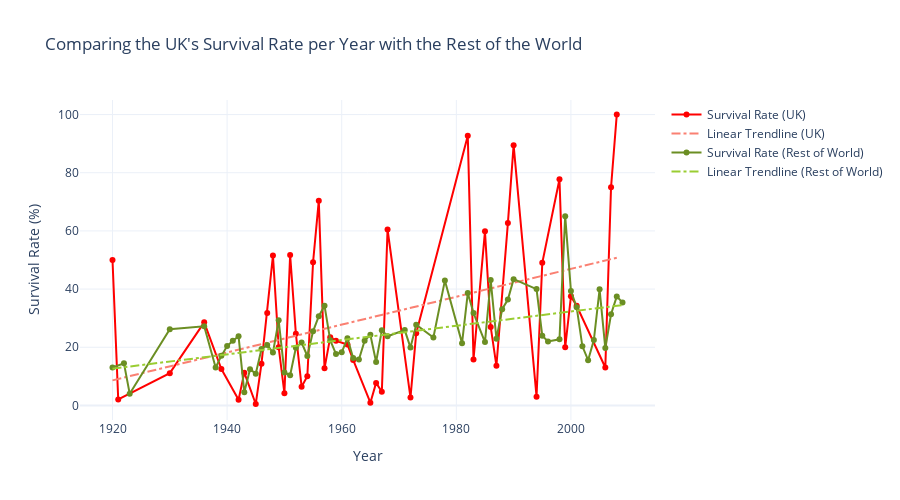

Notebook source saved alongside this figure:
### Markdown cell above
# A Note on Survival Rates

We can use a similar concept to the above plots to determine survival rates. Assessing survival rates in aviation crashes can be insightful into the effectiveness of safety measures introduced over time. We already know air crashes became much more frequent and deadly as the popularity of air travel heightened. By just looking at survival rates, we can examine if air travel has become safer despite more crashes. As I am based in the UK, I am specifically interested in the patterns seen in UK plane crashes, and comparing this to the rest of the world.

### Code cell
# ensure 'Year' is in datatime format
crashes['Year'] = pd.to_datetime(crashes['Year'], format='%Y')

# filter for just UK crashes
UK = crashes[(crashes['Country'] == 'United Kingdom')].copy()

# filter for all other countries
n_UK = crashes[(crashes['Country'] != 'United Kingdom')].copy()

# calculate survival rate per year for UK crashes
UK['Survivors'] = UK['Aboard'] - UK['Fatalities']
UK_survival_rate = UK.groupby(UK['Year'].dt.year).agg({'Survivors': 'sum', 'Aboard': 'sum'})
UK_survival_rate['Survival Rate (%)'] = (UK_survival_rate['Survivors'] / UK_survival_rate['Aboard']) * 100

# calculate survival rate per year for other countries crashes
n_UK['Survivors'] = n_UK['Aboard'] - n_UK['Fatalities']
n_UK_survival_rate = n_UK.groupby(n_UK['Year'].dt.year).agg({'Survivors': 'sum', 'Aboard': 'sum'})
n_UK_survival_rate['Survival Rate (%)'] = (n_UK_survival_rate['Survivors'] / n_UK_survival_rate['Aboard']) * 100

# merge both data frames on Year
merged_survival_rate = pd.merge(UK_survival_rate, n_UK_survival_rate, on = 'Year', suffixes=('_UK', '_Others'))

# filter out years with no survivors for UK crashes
merged_survival_rate_UK = merged_survival_rate[merged_survival_rate['Survivors_UK'] > 0]

# predict and fit linear regression for UK crashes
X_UK = merged_survival_rate_UK.index.values.reshape(-1, 1)
y_UK = merged_survival_rate_UK['Survival Rate (%)_UK'].values.reshape(-1, 1)
model_UK = LinearRegression().fit(X_UK, y_UK)
predicted_y_UK = model_UK.predict(X_UK)

# filter out years with no survivors for other countries crashes
merged_survival_rate_Others = merged_survival_rate[merged_survival_rate['Survivors_Others'] > 0]

# predict and fit linear regression for other countries crashes
X_Others = merged_survival_rate_Others.index.values.reshape(-1, 1)
y_Others = merged_survival_rate_Others['Survival Rate (%)_Others'].values.reshape(-1, 1)
model_Others = LinearRegression().fit(X_Others, y_Others)
predicted_y_Others = model_Others.predict(X_Others)

# create the traces for UK crashes
trace1_UK = go.Scatter(x=merged_survival_rate_UK.index, y=merged_survival_rate_UK['Survival Rate (%)_UK'],
                       mode='lines+markers', name='Survival Rate (UK)', line=dict(color='red'))
trace2_UK = go.Scatter(x=merged_survival_rate_UK.index, y=predicted_y_UK.flatten(),
                       mode='lines', line=dict(dash='dashdot', color='salmon'), name='Linear Trendline (UK)')

# create the traces for other countries crashes
trace1_Others = go.Scatter(x=merged_survival_rate_Others.index, y=merged_survival_rate_Others['Survival Rate (%)_Others'],
                           mode='lines+markers', name='Survival Rate (Rest of World)', line=dict(color='olivedrab'))
trace2_Others = go.Scatter(x=merged_survival_rate_Others.index, y=predicted_y_Others.flatten(),
                           mode='lines', line=dict(dash='dashdot', color='yellowgreen'), name='Linear Trendline (Rest of World)')

# create the layout
layout = go.Layout(title="Comparing the UK's Survival Rate per Year with the Rest of the World",
                   xaxis=dict(title='Year'),
                   yaxis=dict(title='Survival Rate (%)', range=[-5, 105]),
                   hovermode='closest',
                   width=900,
                   height=500)

# create figure
fig_survival_rate = go.Figure(data=[trace1_UK, trace2_UK, trace1_Others, trace2_Others], layout=layout)
fig_survival_rate.update_layout(template="plotly_white")

fig_survival_rate.show()

### Figure 1 — Plotly figure (JSON) as saved in the notebook; plotly's stock layout.template omitted (floating-point values rounded to 4 significant figures)
{"data": [{"line": {"color": "red"}, "mode": "lines+markers", "name": "Survival Rate (UK)", "type": "scatter", "x": [1920, 1921, 1930, 1936, 1939, 1942, 1943, 1945, 1946, 1947, 1948, 1949, 1950, 1951, 1952, 1953, 1954, 1955, 1956, 1957, 1958, 1959, 1961, 1962, 1965, 1966, 1967, 1968, 1972, 1973, 1982, 1983, 1985, 1986, 1987, 1989, 1990, 1994, 1995, 1998, 1999, 2000, 2001, 2006, 2007, 2008], "y": [50, 2.083, 11.11, 28.57, 12.5, 1.98, 11.28, 0.5063, 14.35, 31.82, 51.52, 20, 4.225, 51.72, 24.68, 6.452, 10.06, 49.23, 70.4, 12.75, 23.48, 22.22, 20.96, 15.65, 0.9615, 7.755, 4.688, 60.49, 2.721, 24.83, 92.68, 15.79, 59.85, 26.98, 13.64, 62.7, 89.47, 3.03, 49.02, 77.78, 20, 37.5, 34.29, 13.04, 75, 100]}, {"line": {"color": "salmon", "dash": "dashdot"}, "mode": "lines", "name": "Linear Trendline (UK)", "type": "scatter", "x": [1920, 1921, 1930, 1936, 1939, 1942, 1943, 1945, 1946, 1947, 1948, 1949, 1950, 1951, 1952, 1953, 1954, 1955, 1956, 1957, 1958, 1959, 1961, 1962, 1965, 1966, 1967, 1968, 1972, 1973, 1982, 1983, 1985, 1986, 1987, 1989, 1990, 1994, 1995, 1998, 1999, 2000, 2001, 2006, 2007, 2008], "y": [8.631, 9.11, 13.42, 16.3, 17.73, 19.17, 19.65, 20.61, 21.09, 21.57, 22.04, 22.52, 23.0, 23.48, 23.96, 24.44, 24.92, 25.4, 25.88, 26.36, 26.83, 27.31, 28.27, 28.75, 30.19, 30.67, 31.15, 31.62, 33.54, 34.02, 38.33, 38.81, 39.77, 40.25, 40.73, 41.68, 42.16, 44.08, 44.56, 46.0, 46.47, 46.95, 47.43, 49.83, 50.31, 50.79]}, {"line": {"color": "olivedrab"}, "mode": "lines+markers", "name": "Survival Rate (Rest of World)", "type": "scatter", "x": [1920, 1922, 1923, 1930, 1936, 1938, 1939, 1940, 1941, 1942, 1943, 1944, 1945, 1946, 1947, 1948, 1949, 1950, 1951, 1952, 1953, 1954, 1955, 1956, 1957, 1958, 1959, 1960, 1961, 1962, 1963, 1964, 1965, 1966, 1967, 1968, 1971, 1972, 1973, 1976, 1978, 1981, 1982, 1983, 1985, 1986, 1987, 1988, 1989, 1990, 1994, 1995, 1996, 1998, 1999, 2000, 2001, 2002, 2003, 2004, 2005, 2006, 2007, 2008, 2009], "y": [13.04, 14.47, 4.054, 26.23, 27.21, 13.08, 17.05, 20.41, 22.22, 23.75, 4.554, 12.44, 10.93, 19.4, 20.8, 18.18, 29.29, 11.34, 10.39, 19.8, 21.64, 17, 25.47, 30.66, 34.26, 22.39, 17.71, 18.26, 23.14, 16.32, 15.79, 22.22, 24.33, 14.93, 25.83, 23.8, 25.9, 19.9, 27.74, 23.34, 42.92, 21.42, 38.63, 31.76, 21.78, 43.11, 22.93, 33.09, 36.42, 43.42, 39.99, 23.97, 22.0, 22.73, 65.07, 39.38, 33.77, 20.33, 15.55, 22.47, 39.91, 19.71, 31.36, 37.45, 35.43]}, {"line": {"color": "yellowgreen", "dash": "dashdot"}, "mode": "lines", "name": "Linear Trendline (Rest of World)", "type": "scatter", "x": [1920, 1922, 1923, 1930, 1936, 1938, 1939, 1940, 1941, 1942, 1943, 1944, 1945, 1946, 1947, 1948, 1949, 1950, 1951, 1952, 1953, 1954, 1955, 1956, 1957, 1958, 1959, 1960, 1961, 1962, 1963, 1964, 1965, 1966, 1967, 1968, 1971, 1972, 1973, 1976, 1978, 1981, 1982, 1983, 1985, 1986, 1987, 1988, 1989, 1990, 1994, 1995, 1996, 1998, 1999, 2000, 2001, 2002, 2003, 2004, 2005, 2006, 2007, 2008, 2009], "y": [12.64, 13.13, 13.38, 15.1, 16.57, 17.06, 17.31, 17.56, 17.8, 18.05, 18.29, 18.54, 18.79, 19.03, 19.28, 19.52, 19.77, 20.01, 20.26, 20.51, 20.75, 21.0, 21.24, 21.49, 21.73, 21.98, 22.23, 22.47, 22.72, 22.96, 23.21, 23.45, 23.7, 23.95, 24.19, 24.44, 25.18, 25.42, 25.67, 26.4, 26.9, 27.63, 27.88, 28.12, 28.62, 28.86, 29.11, 29.35, 29.6, 29.85, 30.83, 31.07, 31.32, 31.81, 32.06, 32.3, 32.55, 32.79, 33.04, 33.29, 33.53, 33.78, 34.02, 34.27, 34.51]}], "layout": {"height": 500, "hovermode": "closest", "title": {"text": "Comparing the UK's Survival Rate per Year with the Rest of the World"}, "width": 900, "xaxis": {"title": {"text": "Year"}}, "yaxis": {"range": [-5, 105], "title": {"text": "Survival Rate (%)"}}}}
